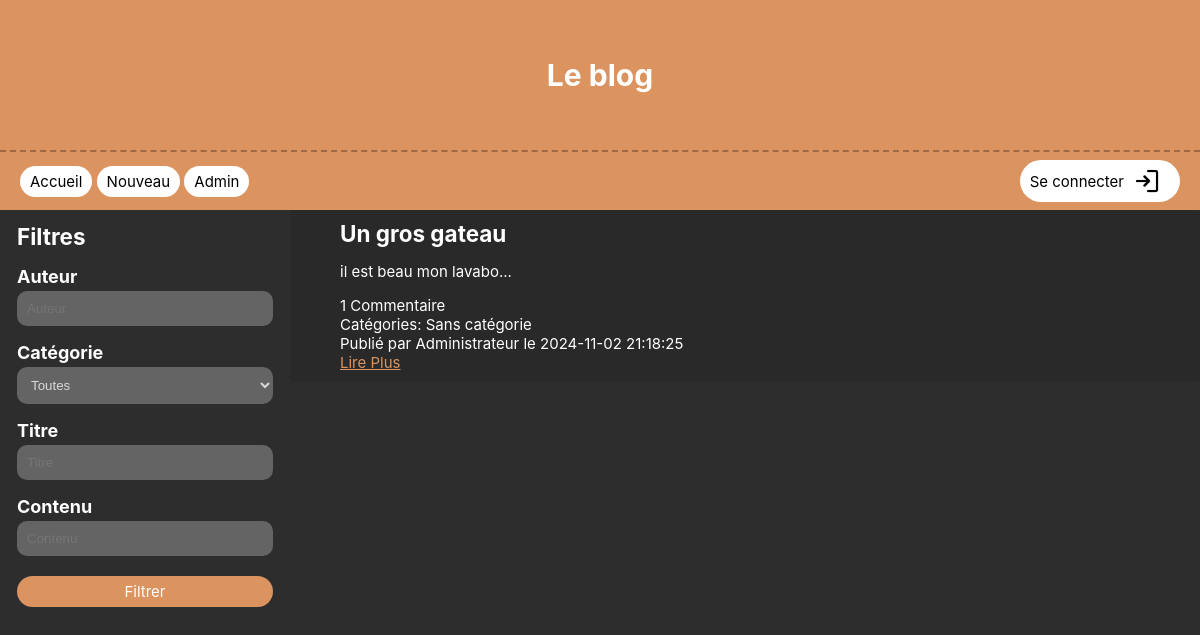
Page /code/index.php on the earlier database version.
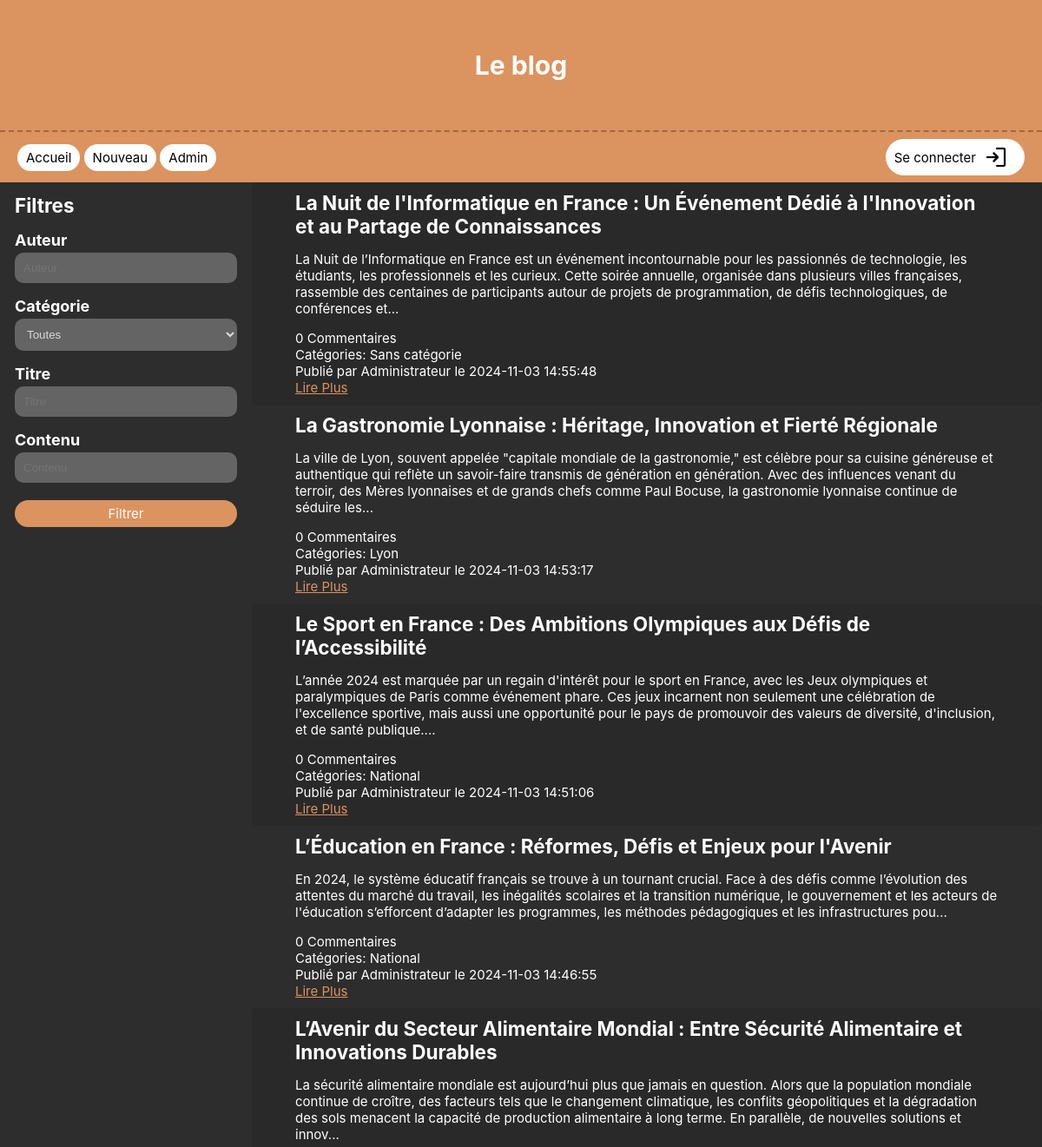
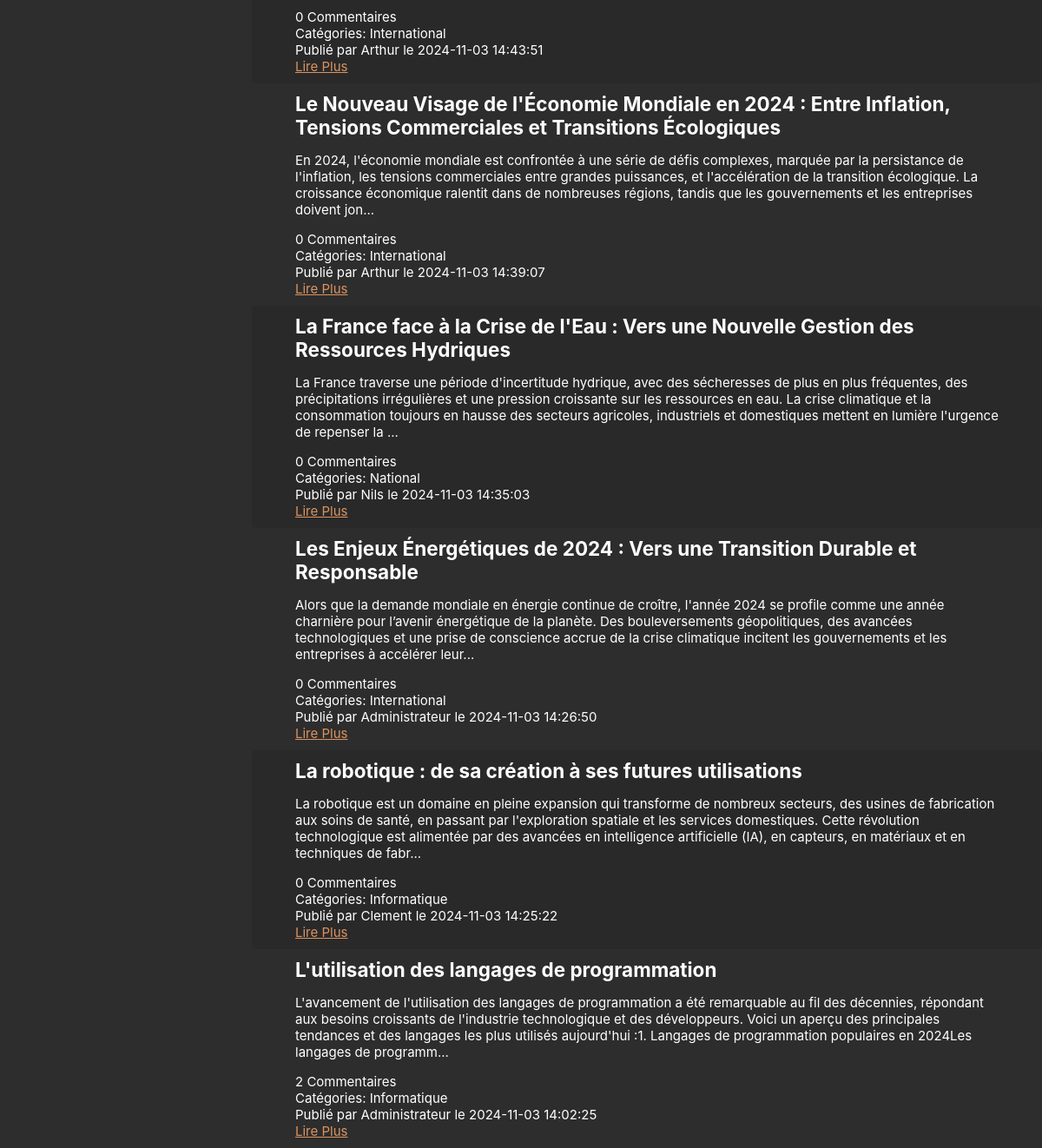
Same page on the later database version (2 pictures, top to bottom).
### tables this page shows
CREATE TABLE IF NOT EXISTS `articles` (
  `id` int NOT NULL AUTO_INCREMENT,
  `title` text NOT NULL,
  `content` text NOT NULL,
  `author_id` int NOT NULL,
  `created_at` datetime NOT NULL DEFAULT CURRENT_TIMESTAMP,
  `updated_at` datetime NOT NULL DEFAULT CURRENT_TIMESTAMP,
  PRIMARY KEY (`id`),
  KEY `author_id` (`author_id`)
);

CREATE TABLE IF NOT EXISTS `categories` (
  `id` int NOT NULL AUTO_INCREMENT,
  `name` text NOT NULL,
  PRIMARY KEY (`id`)
);

CREATE TABLE IF NOT EXISTS `users` (
  `id` int NOT NULL AUTO_INCREMENT,
  `email` text NOT NULL,
  `username` text NOT NULL,
  `password` text NOT NULL,
  `avatar_url` text NOT NULL,
  `admin` tinyint(1) NOT NULL DEFAULT '0',
  PRIMARY KEY (`id`)
);

### code/includes/Article.php (called while the page is built, shortened)
<?php
require_once 'Category.php';
class Article {
    private int $id;
    private string $title;
    private string $content;
    private User $author;
    private string $updated_at;
    private array $comments;
    private array $categories;
    function __construct(int $id, string $title, string $content, User $author, string $created_at, string $updated_at) {
        $this->id = $id;
        $this->title = $title;
        $this->content = $content;
        $this->author = $author;
        $this->updated_at = $updated_at;
        try {
            $conn = get_bdd_connection();
            $stmt = $conn->prepare('SELECT * FROM comments where article_id = ?');
            $stmt->execute([$this->getId()]);
            $comments = $stmt->fetchAll();
            $comments_array = array();
            foreach ($comments as $comment) {
                $comments_array[] = new Comment($comment['id'], User::findById($comment['author_id']), $comment['content'], $this, $comment['created_at'], $comment['updated_at']);
            }
            $this->comments = $comments_array;
        } catch (UserNotFoundException $e) {
            throw new UserNotFoundException("Un des auteurs d'un des commentaires n'existe pas", 0, $e);
        } catch (PDOException $e) {
            throw new DatabaseException("Erreur lors de la requête à la base de données", 0, $e);
        }
        try {
            $conn = get_bdd_connection();
            $stmt = $conn->prepare('SELECT c.* FROM `article_categories` ac JOIN categories c on ac.category_id = c.id where article_id = ?');
            $stmt->execute([$this->getId()]);
            $categories = $stmt->fetchAll();
            $categories_array = array();
            foreach ($categories as $category) {
                $categories_array[] = new Category($category['id'], $category['name']);
            }
            $this->categories = $categories_array;
        } catch (PDOException $e) {
            throw new DatabaseException("Erreur lors de la requête à la base de données", 0, $e);
        }
    }
    public function getId(): int {
        return $this->id;
    }
    public function getAuthor(): User {
        return $this->author;
    }
    public function getUpdatedAt(): string {
        return $this->updated_at;
    }
    public function getContent(): string {
        return $this->content;
    }
    public function getTitle(): string {
        return $this->title;
    }
    public function getComments(): array {
        return $this->comments;
    }
    public function getCategories(): array {
        return $this->categories;
    }
    public static function filter(array $values_to_filter, int $page = 1): array {
        $sql = 'SELECT *, a.id as article_id FROM articles a
            JOIN users u ON a.author_id = u.id ';
        $params = [];
        if (!empty($values_to_filter['categorie'])) {
            $sql .= 'JOIN article_categories ac ON a.id = ac.article_id
                    JOIN categories c ON ac.category_id = c.id WHERE 1=1';
            $sql .= ' AND c.id = :categorie';
            $params[':categorie'] = $values_to_filter['categorie'];
        } else {
            $sql .= ' WHERE 1=1';
        }
        $limit = intval(20);
        $offset  = intval(($page - 1) * $limit);
        $sql .= " ORDER BY a.created_at DESC LIMIT $limit OFFSET $offset";
        try {
            $conn = get_bdd_connection();
            $stmt = $conn->prepare($sql);
            $stmt->execute($params);
            $articles = $stmt->fetchAll();
            $articles_obj = array();
            foreach ($articles as $article) {
                $articles_obj[] = new Article($article['article_id'], $article['title'], $article['content'], User::findById($article['author_id']), $article['created_at'], $article['updated_at']);
            }
            return $articles_obj;
        } catch (PDOException $e) {
            throw new DatabaseException("Erreur lors de la requête à la base de données", 0, $e);
        } catch (UserNotFoundException $e) {
            throw new UserNotFoundException("L'auteur d'un des articles n'existe pas", 0, $e);
        }
    }
}

### code/includes/User.php (called while the page is built, shortened)
<?php
class User {
    private string $username;
    function __construct(int $id, string $username, string $email, string $password, string $avatar_url, bool $admin) {
        $this->username = $username;
    }
    public function getUsername(): string {
        return $this->username;
    }
    public static function findById(int $id): ?User {
        try {
            $conn = get_bdd_connection();
            $stmt = $conn->prepare('SELECT * FROM users where id = ?');
            $stmt->execute([$id]);
            $user = $stmt->fetch();
            if ($user) {
                return new User($user['id'], $user['username'], $user['email'], $user['password'], $user['avatar_url'], $user['admin']);
            }
            throw new UserNotFoundException("L'utilisateur $id n'existe pas");
        } catch (PDOException $e) {
            throw new DatabaseException("Erreur lors de la requête à la base de données", 0, $e);
        }
    }
}

### code/includes/Category.php (called while the page is built, shortened)
<?php
class Category {
    private string $name;
    function __construct(int $id, string $name) {
        $this->name = $name;
    }
    public function getName(): string {
        return $this->name;
    }
}

### code/index.php (the view, shortened to what the changed rows need)
<?php
require_once "includes/Category.php";
require_once "includes/Article.php";
$articles = [];
try {
    $articles = Article::filter($_POST, 1);
} catch (DatabaseException|UserNotFoundException $e) {
    echo $e->getMessage();
    var_dump($e->getPrevious());
}
?>
<!DOCTYPE html>
<html lang="fr">
<head>
    <link rel="stylesheet" href="res/css/style.css">
</head>
<body>
<header>
    <h1>Le blog</h1>
</header>
<main class="home">
    <form method="POST" class="filters">
        <h2><label>Filtres<input type="checkbox" class="toggle_filters"></label></h2>
    </form>
    <div class="articles">
        <?php foreach ($articles as $article): ?>
            <article>
                <div class="preview">
                    <h2><?= htmlspecialchars($article->getTitle()) ?></h2>
                    <p><?= substr(strip_tags($article->getContent()), 0, 350) ?>...</p>
                    <span><?= count($article->getComments()) ?> Commentaire<?= count($article->getComments()) != 1 ? 's' : '' ?></span>
                    <span>Catégories: <?php foreach ($article->getCategories() as $category) { echo $category->getName().' ';} ?></span>
                    <span>Publié par <?= htmlspecialchars($article->getAuthor()->getUsername()) ?> le <?= $article->getUpdatedAt() ?></span>
                    <a href="show_article.php?id=<?= $article->getId() ?>">Lire Plus</a>
                </div>
            </article>
        <?php endforeach; ?>
    </div>
</main>
</body>
</html>

Differences in the rows shown:
removed articles: title "Un gros gateau", content "il est beau mon lavabo", count($article->getComments()) "1", author.username "Administrateur", updated_at "2024-11-02 21:18:25", categories (name "Sans catégorie")
added articles: title "La Nuit de l'Informatique en France : Un Événement Dédié à l'Innovation et au Partage de Connaissances", content "La Nuit de l’Informatique en France est un événement incontournable pour les passionnés de technologie, les étudiants, les professionnels et les curieux. Cette soirée annuelle, organisée dans plusieurs villes françaises, rassemble des centaines de participants autour de projets de programmation, de défis technologiques, de conférences et", count($article->getComments()) "0", author.username "Administrateur", updated_at "2024-11-03 14:55:48", categories (name "Sans catégorie")
added articles: title "La Gastronomie Lyonnaise : Héritage, Innovation et Fierté Régionale", content "La ville de Lyon, souvent appelée \"capitale mondiale de la gastronomie,\" est célèbre pour sa cuisine généreuse et authentique qui reflète un savoir-faire transmis de génération en génération. Avec des influences venant du terroir, des Mères lyonnaises et de grands chefs comme Paul Bocuse, la gastronomie lyonnaise continue de séduire les", count($article->getComments()) "0", author.username "Administrateur", updated_at "2024-11-03 14:53:17"
added categories: name "Lyon", shown under "La Gastronomie Lyonnaise : Héritage, Innovation et Fierté Régionale"
added articles: title "Le Sport en France : Des Ambitions Olympiques aux Défis de l’Accessibilité", content "L’année 2024 est marquée par un regain d'intérêt pour le sport en France, avec les Jeux olympiques et paralympiques de Paris comme événement phare. Ces jeux incarnent non seulement une célébration de l'excellence sportive, mais aussi une opportunité pour le pays de promouvoir des valeurs de diversité, d'inclusion, et de santé publique.", count($article->getComments()) "0", author.username "Administrateur", updated_at "2024-11-03 14:51:06"
added categories: name "National"
added articles: title "L’Éducation en France : Réformes, Défis et Enjeux pour l'Avenir", content "En 2024, le système éducatif français se trouve à un tournant crucial. Face à des défis comme l’évolution des attentes du marché du travail, les inégalités scolaires et la transition numérique, le gouvernement et les acteurs de l'éducation s’efforcent d’adapter les programmes, les méthodes pédagogiques et les infrastructures pou", count($article->getComments()) "0", author.username "Administrateur", updated_at "2024-11-03 14:46:55"
added articles: title "L’Avenir du Secteur Alimentaire Mondial : Entre Sécurité Alimentaire et Innovations Durables", content "La sécurité alimentaire mondiale est aujourd’hui plus que jamais en question. Alors que la population mondiale continue de croître, des facteurs tels que le changement climatique, les conflits géopolitiques et la dégradation des sols menacent la capacité de production alimentaire à long terme. En parallèle, de nouvelles solutions et innov", count($article->getComments()) "0", author.username "Arthur", updated_at "2024-11-03 14:43:51"
added categories: name "International"
added articles: title "Le Nouveau Visage de l'Économie Mondiale en 2024 : Entre Inflation, Tensions Commerciales et Transitions Écologiques", content "En 2024, l'économie mondiale est confrontée à une série de défis complexes, marquée par la persistance de l'inflation, les tensions commerciales entre grandes puissances, et l'accélération de la transition écologique. La croissance économique ralentit dans de nombreuses régions, tandis que les gouvernements et les entreprises doivent jon", count($article->getComments()) "0", author.username "Arthur", updated_at "2024-11-03 14:39:07"
added articles: title "La France face à la Crise de l'Eau : Vers une Nouvelle Gestion des Ressources Hydriques", content "La France traverse une période d'incertitude hydrique, avec des sécheresses de plus en plus fréquentes, des précipitations irrégulières et une pression croissante sur les ressources en eau. La crise climatique et la consommation toujours en hausse des secteurs agricoles, industriels et domestiques mettent en lumière l'urgence de repenser la", count($article->getComments()) "0", author.username "Nils", updated_at "2024-11-03 14:35:03"
added articles: title "Les Enjeux Énergétiques de 2024 : Vers une Transition Durable et Responsable", content "Alors que la demande mondiale en énergie continue de croître, l'année 2024 se profile comme une année charnière pour l’avenir énergétique de la planète. Des bouleversements géopolitiques, des avancées technologiques et une prise de conscience accrue de la crise climatique incitent les gouvernements et les entreprises à accélérer leur", count($article->getComments()) "0", author.username "Administrateur", updated_at "2024-11-03 14:26:50"
added articles: title "La robotique : de sa création à ses futures utilisations", content "La robotique est un domaine en pleine expansion qui transforme de nombreux secteurs, des usines de fabrication aux soins de santé, en passant par l'exploration spatiale et les services domestiques. Cette révolution technologique est alimentée par des avancées en intelligence artificielle (IA), en capteurs, en matériaux et en techniques de fabr", count($article->getComments()) "0", author.username "Clement", updated_at "2024-11-03 14:25:22"
added categories: name "Informatique"
added articles: title "L'utilisation des langages de programmation", content "L'avancement de l'utilisation des langages de programmation a été remarquable au fil des décennies, répondant aux besoins croissants de l'industrie technologique et des développeurs. Voici un aperçu des principales tendances et des langages les plus utilisés aujourd'hui :1. Langages de programmation populaires en 2024Les langages de programm", count($article->getComments()) "2", author.username "Administrateur", updated_at "2024-11-03 14:02:25"
